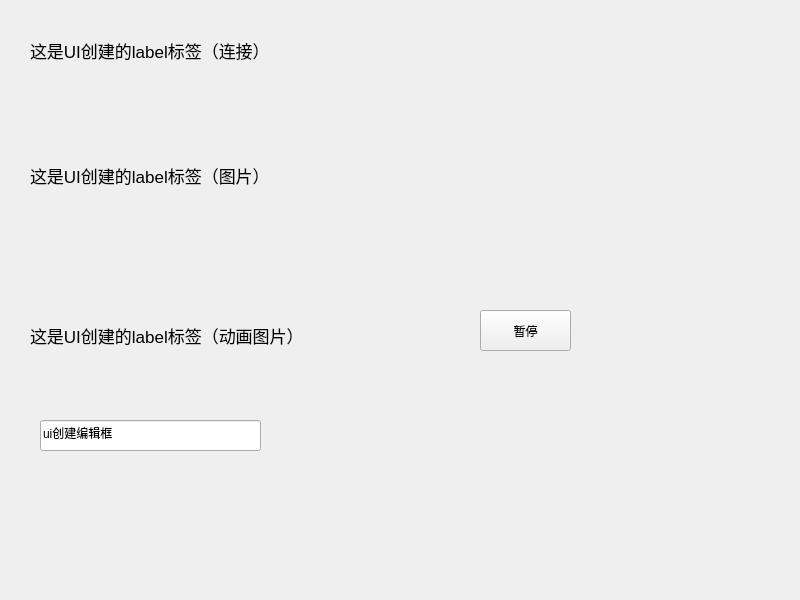
<?xml version="1.0" encoding="UTF-8"?>
<ui version="4.0">
 <class>Widget</class>
 <widget class="QWidget" name="Widget">
  <property name="geometry">
   <rect>
    <x>0</x>
    <y>0</y>
    <width>800</width>
    <height>600</height>
   </rect>
  </property>
  <property name="windowTitle">
   <string>Widget</string>
  </property>
  <widget class="QLabel" name="label">
   <property name="geometry">
    <rect>
     <x>30</x>
     <y>20</y>
     <width>321</width>
     <height>61</height>
    </rect>
   </property>
   <property name="font">
    <font>
     <pointsize>13</pointsize>
    </font>
   </property>
   <property name="text">
    <string>这是UI创建的label标签（连接）</string>
   </property>
  </widget>
  <widget class="QLabel" name="label_2">
   <property name="geometry">
    <rect>
     <x>30</x>
     <y>90</y>
     <width>351</width>
     <height>171</height>
    </rect>
   </property>
   <property name="font">
    <font>
     <pointsize>13</pointsize>
    </font>
   </property>
   <property name="text">
    <string>这是UI创建的label标签（图片）</string>
   </property>
  </widget>
  <widget class="QLabel" name="label_3">
   <property name="geometry">
    <rect>
     <x>30</x>
     <y>250</y>
     <width>351</width>
     <height>171</height>
    </rect>
   </property>
   <property name="font">
    <font>
     <pointsize>13</pointsize>
    </font>
   </property>
   <property name="text">
    <string>这是UI创建的label标签（动画图片）</string>
   </property>
  </widget>
  <widget class="QPushButton" name="pushButton">
   <property name="geometry">
    <rect>
     <x>480</x>
     <y>310</y>
     <width>91</width>
     <height>41</height>
    </rect>
   </property>
   <property name="text">
    <string>暂停</string>
   </property>
  </widget>
  <widget class="QLineEdit" name="lineEdit">
   <property name="geometry">
    <rect>
     <x>40</x>
     <y>420</y>
     <width>221</width>
     <height>31</height>
    </rect>
   </property>
   <property name="text">
    <string>ui创建编辑框</string>
   </property>
  </widget>
 </widget>
 <resources/>
 <connections/>
</ui>
